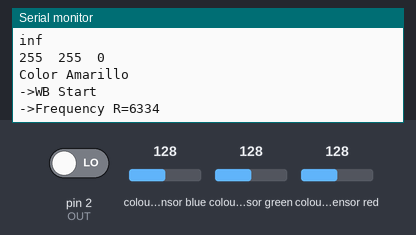
Simulated run of this sketch. Board: Arduino Mega 2560, built with avr-gcc and run on an emulated ATmega2560. Parts: the last lines printed to the serial monitor. Wiring (inferred from the names in the program): TCS3200 colour sensor: output pin 2; S2 pin 49; S3 pin 51; S0 pin 45; S1 pin 47. Inputs (shaded band) come from the test bench; at power-on: colour sensor blue 128, colour sensor green 128, colour sensor red 128, pin 2 (OUT) LOW.

Above: at 3.7 s.
3.8 s: colour sensor blue set to 5
At 4.3 s:
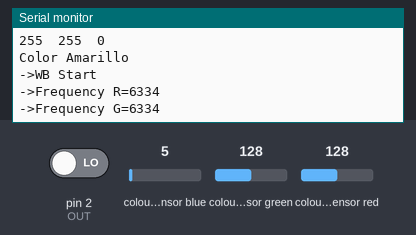
5.3 s: colour sensor green set to 5
At 6.4 s:
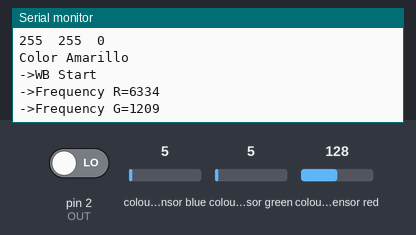
6.8 s: colour sensor red set to 5
At 7.4 s:
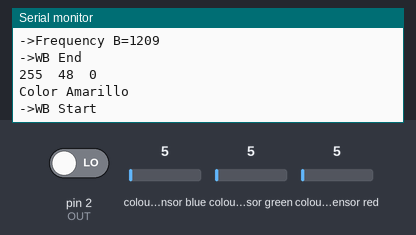
Timing chart, 0 to 9.8 s (numbered marks = the images above; inputs shaded):
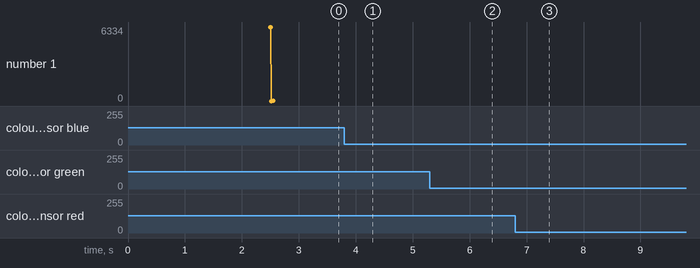

Measured:
- after the input at 5.3 s, the serial monitor: prints a new line after 0.70 s (image 2)

The sketch:

colorLento_v1.ino
```cpp
#include <TimerOne.h>
#include <Streaming.h>

#define S0     45
#define S1     47
#define S2     49
#define S3     51
#define OUT    2

int   g_count = 0;    // count the frequecy
int   g_array[3];     // store the RGB value
int   g_flag = 0;     // filter of RGB queue
float g_SF[3];        // save the RGB Scale factor

 // Init TSC230 and setting Frequency.
void TSC_Init()
{
  pinMode(S0, OUTPUT);
  pinMode(S1, OUTPUT);
  pinMode(S2, OUTPUT);
  pinMode(S3, OUTPUT);
  pinMode(OUT, INPUT);

  digitalWrite(S0, LOW);  // OUTPUT FREQUENCY SCALING 2%
  digitalWrite(S1, HIGH);
}

// Select the filter color
void TSC_FilterColor(int Level01, int Level02)
{
  if(Level01 != 0)
    Level01 = HIGH;

  if(Level02 != 0)
    Level02 = HIGH;

  digitalWrite(S2, Level01);
  digitalWrite(S3, Level02);
}

void TSC_Count()
{
  g_count ++ ;
}

void TSC_Callback()
{
  switch(g_flag)
  {
    case 0:
         Serial.println("->WB Start");
         TSC_WB(LOW, LOW);              //Filter without Red
         break;
    case 1:
         Serial.print("->Frequency R=");
         Serial.println(g_count);
         g_array[0] = g_count;
         TSC_WB(HIGH, HIGH);            //Filter without Green
         break;
    case 2:
         Serial.print("->Frequency G=");
         Serial.println(g_count);
         g_array[1] = g_count;
         TSC_WB(LOW, HIGH);             //Filter without Blue
         break;

    case 3:
         Serial.print("->Frequency B=");
         Serial.println(g_count);
         Serial.println("->WB End");
         g_array[2] = g_count;
         TSC_WB(HIGH, LOW);             //Clear(no filter)
         break;
   default:
         g_count = 0;
         break;
  }
}

void TSC_WB(int Level0, int Level1)      //White Balance
{
  g_count = 0;
  g_flag ++;
  TSC_FilterColor(Level0, Level1);
  Timer1.setPeriod(500000);             // set 1s period
}

void setup()
{
  TSC_Init();
  Serial.begin(9600);
  Timer1.initialize();                   // defaulte is 1s
  Timer1.attachInterrupt(TSC_Callback);
  attachInterrupt(0, TSC_Count, RISING);

  delay(2500);

  for(int i=0; i<3; i++)
    Serial.println(g_array[i]);

  g_SF[0] = 255.0/ g_array[0];     //R Scale factor
  g_SF[1] = 255.0/ g_array[1] ;    //G Scale factor
  g_SF[2] = 255.0/ g_array[2] ;    //B Scale factor

  Serial.println(g_SF[0]);
  Serial.println(g_SF[1]);
  Serial.println(g_SF[2]);

}

void loop()
{
  int Color[3];
   g_flag = 0;
   for(int i=0; i<3; i++)
   {
     Color[i] = int(g_array[i] * g_SF[i]);
     Serial << Color[i] << "  ";
   }
     Serial << " " << endl;

     if( (Color[0] > 2* Color[2]) && (Color[1]>1.5*Color[2]) )
       Serial << "Color Amarillo" << endl;

   delay(2000);

}
```
